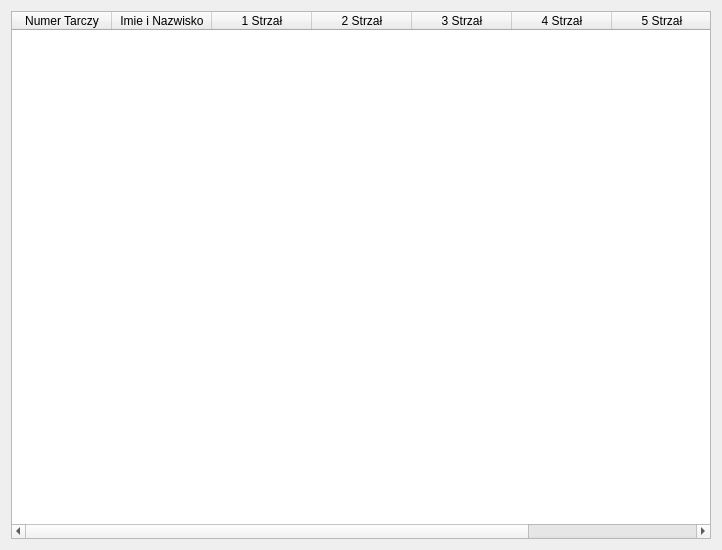
<?xml version="1.0" encoding="UTF-8"?>
<ui version="4.0">
 <class>Form</class>
 <widget class="QWidget" name="Form">
  <property name="geometry">
   <rect>
    <x>0</x>
    <y>0</y>
    <width>722</width>
    <height>550</height>
   </rect>
  </property>
  <property name="windowTitle">
   <string>Form</string>
  </property>
  <layout class="QGridLayout" name="gridLayout">
   <item row="1" column="1">
    <widget class="QTableWidget" name="tableWidget">
     <property name="minimumSize">
      <size>
       <width>700</width>
       <height>0</height>
      </size>
     </property>
     <property name="layoutDirection">
      <enum>Qt::LayoutDirection::LeftToRight</enum>
     </property>
     <property name="sizeAdjustPolicy">
      <enum>QAbstractScrollArea::SizeAdjustPolicy::AdjustToContents</enum>
     </property>
     <property name="gridStyle">
      <enum>Qt::PenStyle::SolidLine</enum>
     </property>
     <property name="sortingEnabled">
      <bool>false</bool>
     </property>
     <column>
      <property name="text">
       <string>Numer Tarczy</string>
      </property>
     </column>
     <column>
      <property name="text">
       <string>Imie i Nazwisko</string>
      </property>
     </column>
     <column>
      <property name="text">
       <string>1 Strzał</string>
      </property>
     </column>
     <column>
      <property name="text">
       <string>2 Strzał</string>
      </property>
     </column>
     <column>
      <property name="text">
       <string>3 Strzał</string>
      </property>
     </column>
     <column>
      <property name="text">
       <string>4 Strzał</string>
      </property>
     </column>
     <column>
      <property name="text">
       <string>5 Strzał</string>
      </property>
     </column>
     <column>
      <property name="text">
       <string>Wynik</string>
      </property>
     </column>
    </widget>
   </item>
  </layout>
 </widget>
 <resources/>
 <connections/>
</ui>
